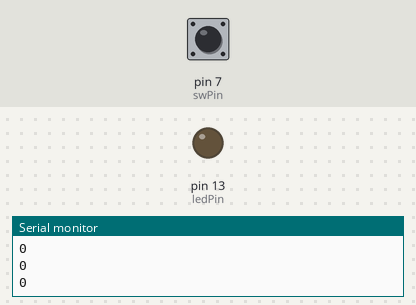
Bench run of a sketch on a simulated Arduino Uno, built with avr-gcc and run on an emulated ATmega328P. Parts: output pins drawn as LEDs (lit = HIGH), the last lines printed to the serial monitor. Inputs (shaded band) come from the test bench; at power-on: pin 7 (swPin) LOW.

Above: at 1.2 s.
1.3 s: pin 7 (swPin) pulled HIGH for 0.15 s
At 1.38 s:
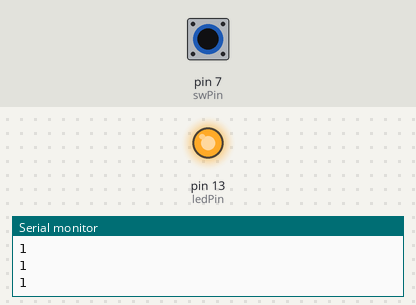
2.9 s: pin 7 (swPin) pulled HIGH for 3.2 s
At 7.4 s:
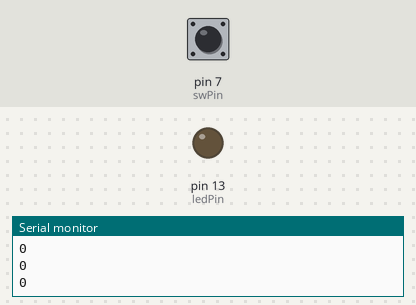
Timing chart, 0 to 8.9 s (numbered marks = the images above; inputs shaded):
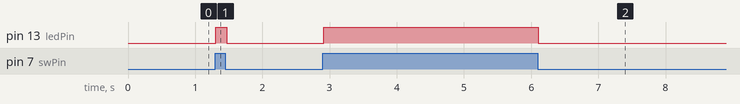

The sketch:

floating_test.ino
```cpp
#define ledPin 13 // 아두이노 내부 LED
#define swPin 7

void setup() {
  // put your setup code here, to run once:
  pinMode(ledPin, OUTPUT);
  pinMode(swPin, INPUT);
  Serial.begin(9600);
}

void loop() {
  // put your main code here, to run repeatedly:
  int value = digitalRead(swPin);
  Serial.println(value);

  if(value == 1) {
    digitalWrite(ledPin, HIGH);
    delay(20);
  } else {
    digitalWrite(ledPin, LOW);
    delay(20);
  }
}
```

Measured:
- after the input at 1.3 s, pin 13 (ledPin): LOW → HIGH at once, → LOW 0.16 s later
- after the input at 2.9 s, pin 13 (ledPin): LOW → HIGH at once, → LOW 3.2 s later
